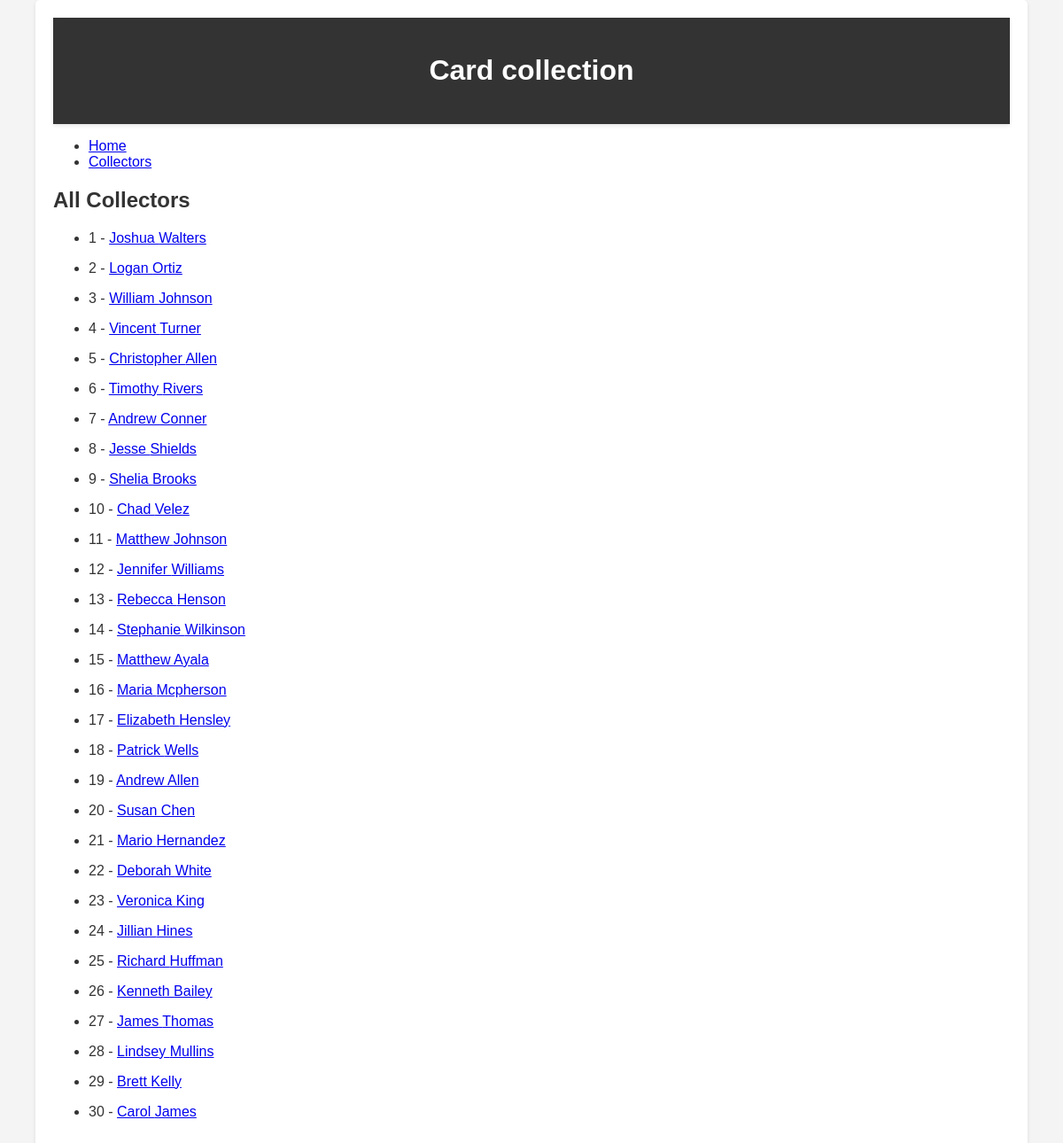
/collectors, run on the app's committed database.
### tables this page shows
CREATE TABLE ZBIRATELJ(
                id_zbiratelj INTEGER PRIMARY KEY,
                ime VARCHAR(255) NOT NULL,
                priimek VARCHAR(255) NOT NULL,
                eposta VARCHAR(255)
                );

### app.py (the view)
@app.route('/collectors')
def collectors():
    conn = get_db_connection()
    collectors = conn.execute('SELECT * FROM ZBIRATELJ').fetchall()
    conn.close()
    return render_template('collectors.html', collectors=collectors)

### app.py (called while the page is built)
def get_db_connection():
    conn = sqlite3.connect('cards.db')
    conn.row_factory = sqlite3.Row
    return conn

### templates/collectors.html (shortened to what this page needs)
{% extends 'base.html' %}
{% block content %}
<h2>All Collectors</h2>
<ul>
    {% for collector in collectors %}
    <li>
        <p>{{ collector['id_zbiratelj'] }} - <a href="{{ url_for('collector', id=collector['id_zbiratelj']) }}">
            {{ collector['ime'] }} {{ collector['priimek'] }}
        </a></p>
    </li>
    {% endfor %}
</ul>
{% endblock %}

### templates/base.html (shortened to what this page needs)
<!doctype html>
<html lang="en">
  <head>
    <link rel="stylesheet" href="/static/style.css">
  </head>
  <body>
    <div class="container">
      <header>
        <h1>Card collection</h1>
      </header>
      <nav>
        <ul>
          <li><a href="{{ url_for('index') }}">Home</a></li>
          <li><a href="{{ url_for('collectors') }}">Collectors</a></li>
        </ul>
      </nav>
      <main>
        {% block content %}{% endblock %}
      </main>
    </div>
  </body>
</html>

### static/style.css (style rules this page uses)
body { font-family: Arial, sans-serif; background-color: #f4f4f4; color: #333; margin: 0; padding: 0; }
header { background-color: #333; color: #fff; padding: 20px 0; text-align: center; box-shadow: 0 2px 4px rgba(0, 0, 0, 0.1); }
.container { width: 90%; max-width: 1200px; margin: 0 auto; padding: 20px; background-color: #fff; border-radius: 5px; box-shadow: 0 2px 4px rgba(0, 0, 0, 0.1); }

### data on the page
ZBIRATELJ: id_zbiratelj "1", ime "Joshua", priimek "Walters"
ZBIRATELJ: id_zbiratelj "2", ime "Logan", priimek "Ortiz"
ZBIRATELJ: id_zbiratelj "3", ime "William", priimek "Johnson"
ZBIRATELJ: id_zbiratelj "4", ime "Vincent", priimek "Turner"
ZBIRATELJ: id_zbiratelj "5", ime "Christopher", priimek "Allen"
ZBIRATELJ: id_zbiratelj "6", ime "Timothy", priimek "Rivers"
ZBIRATELJ: id_zbiratelj "7", ime "Andrew", priimek "Conner"
ZBIRATELJ: id_zbiratelj "8", ime "Jesse", priimek "Shields"
ZBIRATELJ: id_zbiratelj "9", ime "Shelia", priimek "Brooks"
ZBIRATELJ: id_zbiratelj "10", ime "Chad", priimek "Velez"
ZBIRATELJ: id_zbiratelj "11", ime "Matthew", priimek "Johnson"
ZBIRATELJ: id_zbiratelj "12", ime "Jennifer", priimek "Williams"
ZBIRATELJ: id_zbiratelj "13", ime "Rebecca", priimek "Henson"
ZBIRATELJ: id_zbiratelj "14", ime "Stephanie", priimek "Wilkinson"
ZBIRATELJ: id_zbiratelj "15", ime "Matthew", priimek "Ayala"
ZBIRATELJ: id_zbiratelj "16", ime "Maria", priimek "Mcpherson"
ZBIRATELJ: id_zbiratelj "17", ime "Elizabeth", priimek "Hensley"
ZBIRATELJ: id_zbiratelj "18", ime "Patrick", priimek "Wells"
ZBIRATELJ: id_zbiratelj "19", ime "Andrew", priimek "Allen"
ZBIRATELJ: id_zbiratelj "20", ime "Susan", priimek "Chen"
ZBIRATELJ: id_zbiratelj "21", ime "Mario", priimek "Hernandez"
ZBIRATELJ: id_zbiratelj "22", ime "Deborah", priimek "White"
ZBIRATELJ: id_zbiratelj "23", ime "Veronica", priimek "King"
ZBIRATELJ: id_zbiratelj "24", ime "Jillian", priimek "Hines"
ZBIRATELJ: id_zbiratelj "25", ime "Richard", priimek "Huffman"
ZBIRATELJ: id_zbiratelj "26", ime "Kenneth", priimek "Bailey"
ZBIRATELJ: id_zbiratelj "27", ime "James", priimek "Thomas"
ZBIRATELJ: id_zbiratelj "28", ime "Lindsey", priimek "Mullins"
ZBIRATELJ: id_zbiratelj "29", ime "Brett", priimek "Kelly"
ZBIRATELJ: id_zbiratelj "30", ime "Carol", priimek "James"
